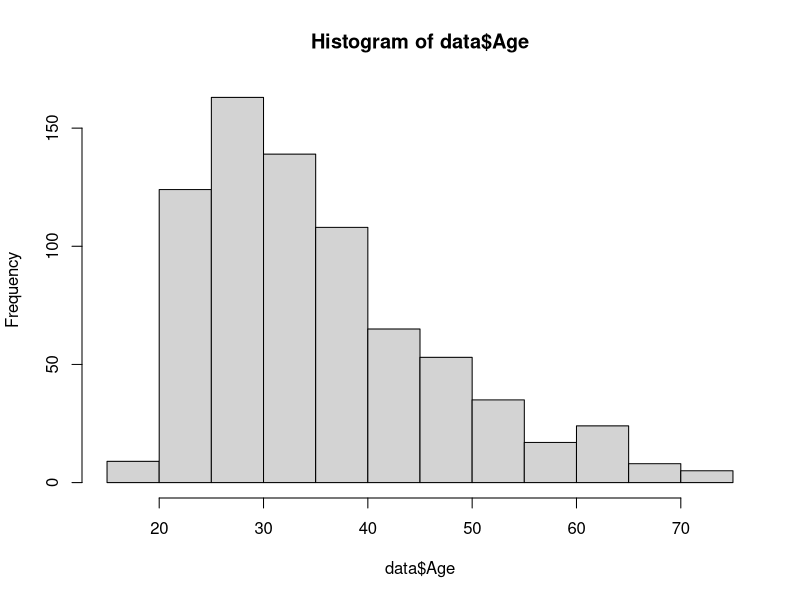
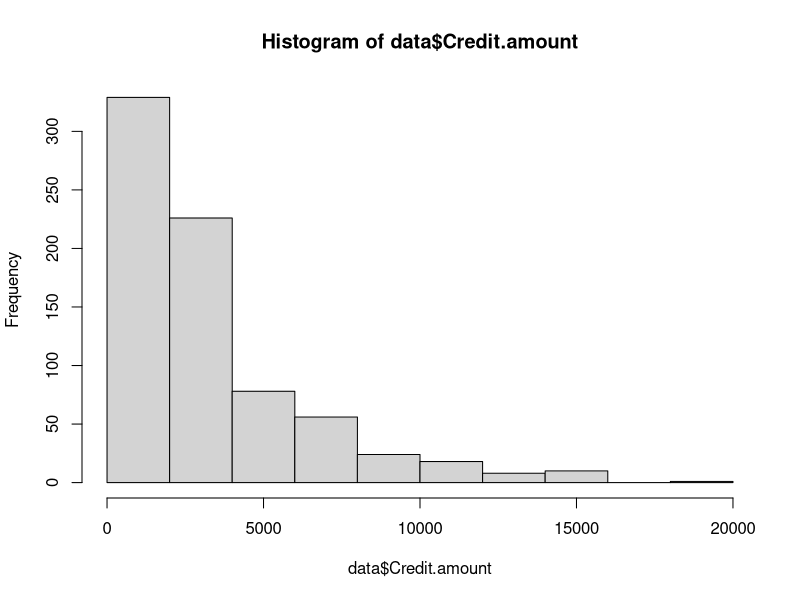
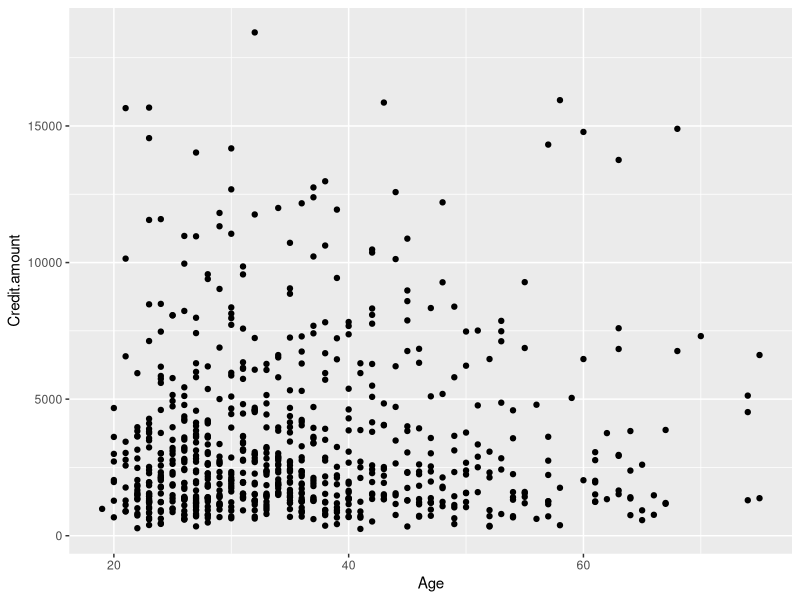
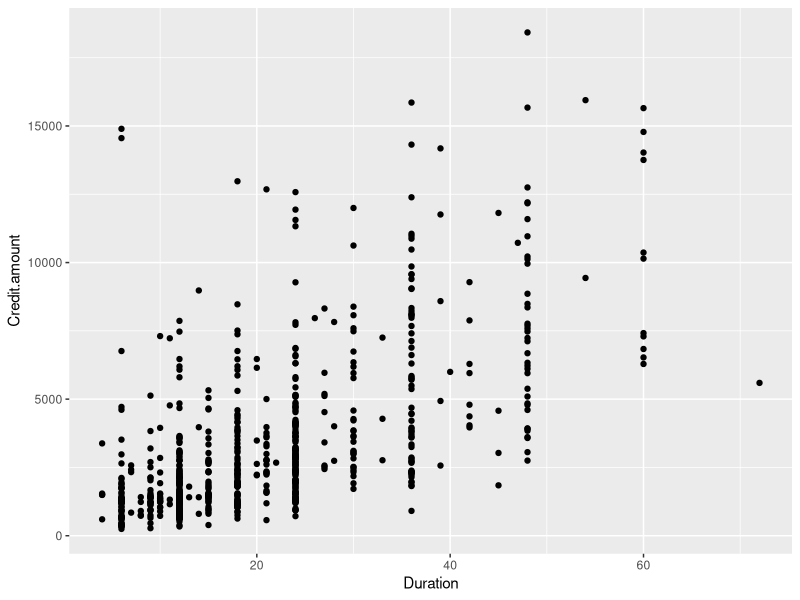
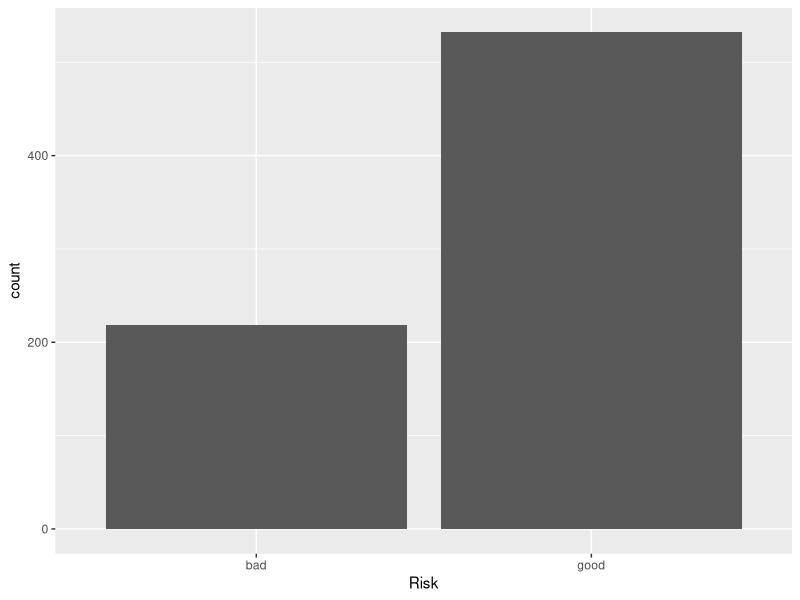

The R source for these figures, in order:
#Needed Packages
library(ggplot2)

setwd("C:/Users/alexc/Desktop/Projects/German Credit Risk/Data")
#Be sure to set the Wroking directoring to lead in the nessesary data

#Loads in the training data set
data = read.csv("Train_Credit_Data.csv")

#Histogram of ages from the applicants
hist(data$Age)

#Histogram of the credit amounts
hist(data$Credit.amount)

#Credit amount for the age of the individual
ggplot(data = data, aes(x = Age, y = Credit.amount)) + geom_point()

#Credit amount vs duration
ggplot(data = data, aes(x = Duration, y = Credit.amount)) + geom_point()

#comparison of good vs bad risk applications in the training data
ggplot(data = data, aes(x = Risk)) + geom_bar()





